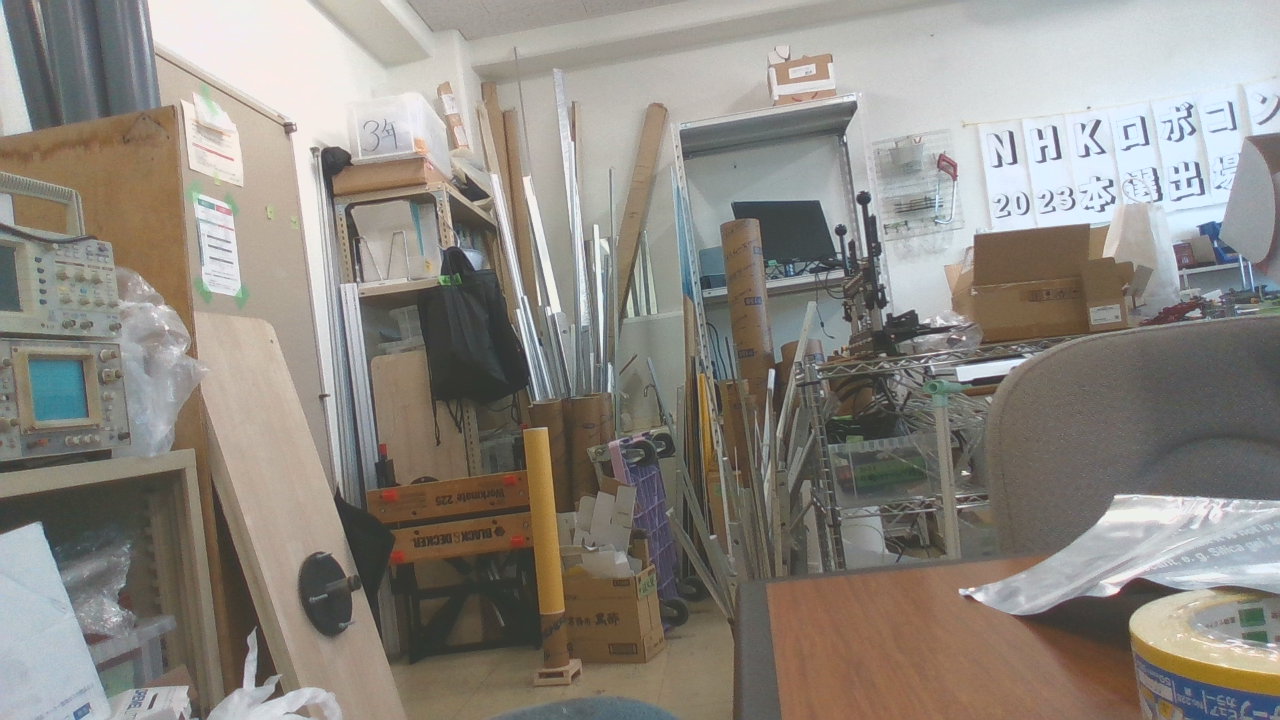
#> input picture G-eye-3.9/test_images/camera3.png, 1280 x 720 px, found by its file name
$ python G-eye-3.py
#> lines starting #> are read from the running program, lines starting #| are printed output that depends on the picture; after the words box and inside, x2 and y2 are one past the last pixel; in counts of white or black regions, pixels touching at a corner belong together
### G-eye-3.9/save_deta/def_colorfilter.py
import cv2
import numpy as np
#import matplotlib as mpl
#import matplotlib.pyplot as plt

#function "overstop"
def overstop(amount,small,large):
    if small>large:
        print("Error has occured at function 'overstop'")
        return -1
    if amount>large:
        amount=large
    if amount<small:
        amount=small
    return amount


def colorfilter(img, senter, haba):

    hsv = cv2.cvtColor(img, cv2.COLOR_BGR2HSV)

#ポールは(H, S, V)=(22.98, 188.84, 212) ただし、範囲は(0~180,0~255,0~255)

    low_H = int(senter[0]-haba[0])
    low_S = int(senter[1]-haba[1])
    low_V = int(senter[2]-haba[2])

    if low_H<0:
        low_H += 180
    low_S = overstop(low_S,0,255)
    low_V = overstop(low_V,0,255)
    lower = np.array([0,low_S,low_V])

    upper_H = int(senter[0]+haba[0])
    upper_S = int(senter[1]+haba[1])
    upper_V = int(senter[2]+haba[2])
    if upper_H>179:
       upper_H -= 180
    upper_S = overstop(upper_S,0,255)
    upper_V = overstop(upper_V,0,255)
    upper = np.array([150,upper_S,upper_V])

# [4 lines of commented-out code are left out]

    frame_mask = cv2.inRange(hsv, lower, upper)
    dst = cv2.bitwise_and(img,img,mask=frame_mask)

#    img_filtered = cv2.cvtColor(dst, cv2.COLOR_HSV2BGR)

    return dst

### G-eye-3.9/test_images/blob.py
import cv2
import numpy as np
#import copy

def blobs(img_G,upper):

    nLabels, labelImages, stats, centroids = cv2.connectedComponentsWithStats(img_G)
    print("blob1 has ended")

    print(stats)

    nLab2 = 0

    for i in range(nLabels):
        if stats[i][-1]>upper:
            nLab2 += 1
    print("blob2 has ended")

    #print(nLab2-1)

    h,w = img_G.shape[:2]

    img_return = np.zeros((h,w),dtype = np.uint8)
    print("blob3 has ended")

    #uintは場合に応じて変える
    cent2=np.zeros((nLab2,2),dtype=np.uint16)
    stats2=np.zeros((nLab2,5),dtype=np.uint16)
    labI2=np.ones((nLab2),dtype=np.int16)

    print("blob4 has ended")


    labI2[0]=-1

    con = 1

    for i in range(1,nLabels):
        if stats[i][-1]>upper:
            cent2[con]=centroids[i]
            stats2[con]=stats[i]
            labI2[con]=i
            con+=1

# [7 lines of commented-out code are left out]
    print(stats2)

    return nLab2, img_return, stats2, cent2


#img = cv2.imread("./filtered_images/5_img_judged.png",0)

#nLabels, labelImages, stats, centroids = blobs(img, 250000)


#cv2.imwrite("./test.png",labelImages)

### G-eye-3.9/programs/shirushi.py
import cv2


def shirushi(img_num,h,nLabels,stats,centroids):
    for i in range(1, nLabels):

#        xc = int(centroids[i][0])
#        yc = int(centroids[i][1])

        haba = stats[i][2]
        takasa = stats[i][3]

        hidariue = [stats[i][0],stats[i][1]]
        migishita = [stats[i][0]+haba,stats[i][1]+takasa]

        xc = int(stats[i][0]+haba/2)
        yc = int(stats[i][1]+takasa/2)

        if haba>takasa:
            small=takasa
            scale = (takasa*0.8)/25

        else :
            small=haba
            scale = (haba*0.8)/25


        font = cv2.FONT_HERSHEY_COMPLEX
        r1 = small/2
        r2 = int(r1)
        color = (0, 0,0)
        moji_iti_hoseiX = int((scale*20) /2)
        moji_iti_hoseiY = int((scale*20) /2)
        moji_hutosa = int(small/15)

        cv2.rectangle(img_num,hidariue,migishita,(0,0,0),2)
        cv2.circle(img_num, (xc,yc), r2,(255,0,255),-1)
        cv2.putText(img_num, str(i), (xc-moji_iti_hoseiX,yc+moji_iti_hoseiY), font, scale, color, moji_hutosa, cv2.LINE_AA)

    return img_num

### G-eye-3.9/save_deta/G-eye-3.py
import cv2
#from cv2 import threshold
#import numpy as np
#import math
#自作関数、場所は./programs/def_colorfilter.py
import def_colorfilter
import test_images.blob as blob
#import addition_img
import copy
import shirushi

#画像をインポート
img = cv2.imread("./test_images/camera3.png")
#> img is the input picture: shape (720, 1280, 3); mean B, G, R 129.7, 136.8, 141.5
h,w = img.shape[:2]
#ポールの色を抽出
img_colorfiltered = def_colorfilter.colorfilter(img,(23,189,212),(0, 61, 108))
#> in colorfilter, `frame_mask = cv2.inRange(hsv, lower, upper)`:
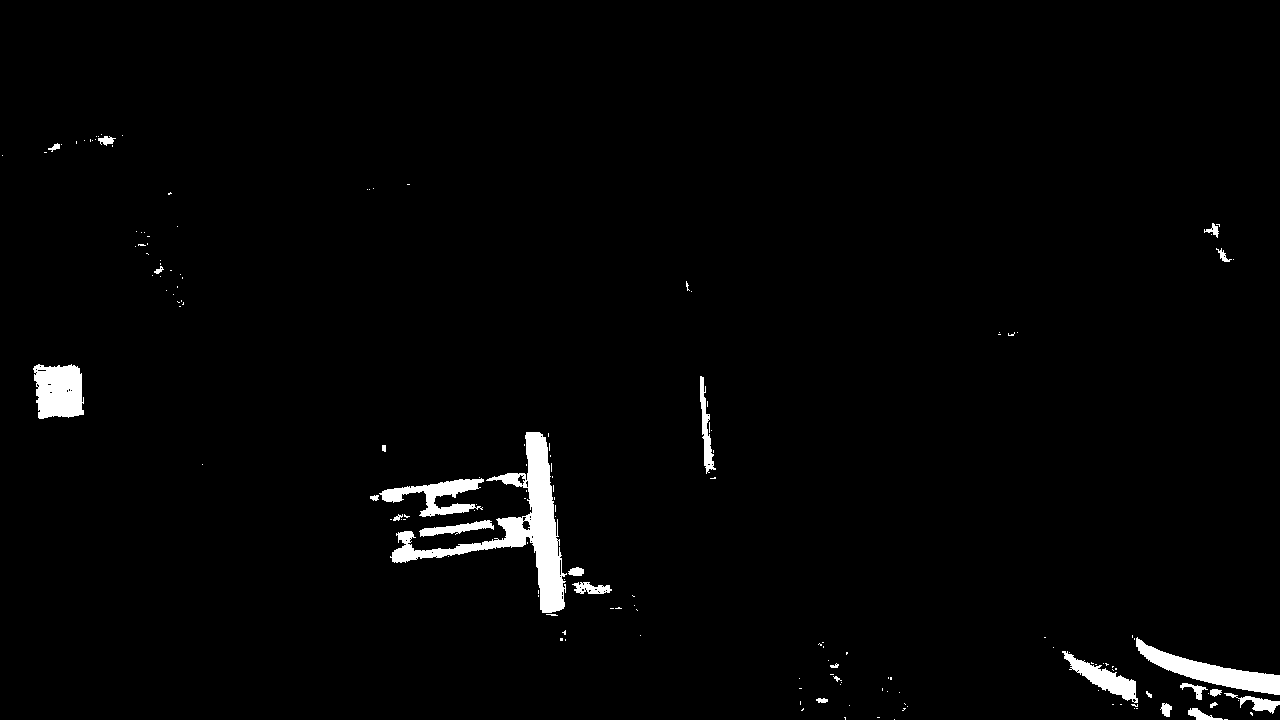
#> frame_mask: shape (720, 1280); 1.9% white; 164 white regions (137 under 20 px), largest, box (x1, y1, x2, y2) and area: (390, 432, 567, 613) 6526, (1136, 637, 1280, 695) 2571, (33, 364, 84, 419) 2308
#> in colorfilter, `dst = cv2.bitwise_and(img,img,mask=frame_mask)`:
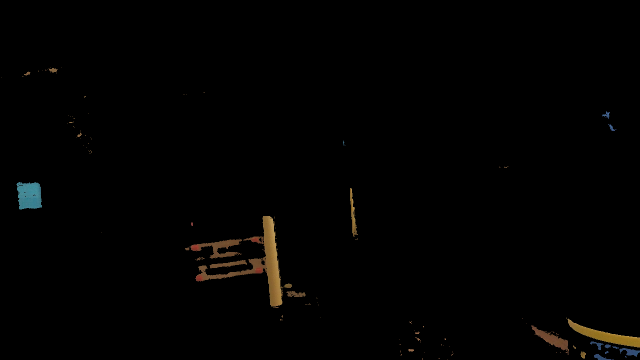
#> dst: shape (720, 1280, 3) (shown at 1/2 size); mean B, G, R 1.3, 1.9, 2.3
img_Gray = cv2.cvtColor(img_colorfiltered, cv2.COLOR_BGR2GRAY)

#ノイズキャンセル
#img_bi = cv2.bilateralFilter(img_Gray, 30, 30, 200)

#2値化
border = 103
ret, img_judged = cv2.threshold(img_Gray, border, 255, cv2.THRESH_BINARY)
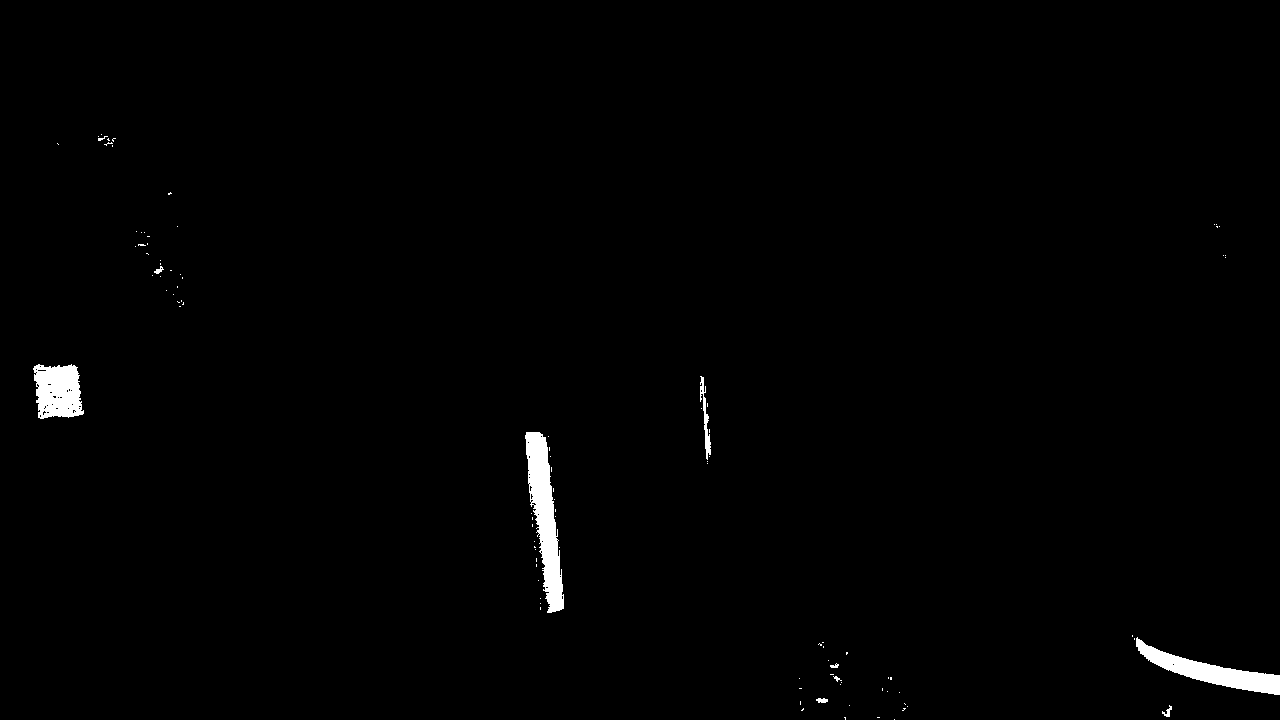
#> img_judged: shape (720, 1280); 0.97% white; 101 white regions (91 under 20 px), largest, box (x1, y1, x2, y2) and area: (525, 432, 564, 613) 3433, (1136, 637, 1280, 695) 2570, (33, 364, 84, 419) 2175
#> ret = 103

#塊検出
nLabels, img_blob, stats, centroids= blob.blobs(img_judged,1000)
#> in blobs, `nLabels, labelImages, stats, centroids = cv2.connectedComponentsWithSt..`: nLabels = 102; stats = 102 rows, first 6: [0, 0, 1280, 720, 912678], [101, 134, 1, 1, 1], [98, 136, 1, 1, 1], [98, 136, 10, 5, 20], [107, 138, 3, 3, 5], [112, 138, 4, 4, 7]; centroids = 102 pairs, first value 57.5 to 1225, second value 134 to 719
#| [[     0      0   1280    720 912678]
#|  [   101    134      1      1      1]
#|  [    98    136      1      1      1]
#|  [    98    136     10      5     20]
#|  [   107    138      3      3      5]
#|  [   112    138      4      4      7]
#> (further printed lines are left out)
#> after the loop in blobs, `for i in range(nLabels):`: nLab2 = 4
#> after the loop in blobs, `for i in range(1,nLabels):`: cent2 = [[0, 0], [57, 390], [544, 517], [1211, 671]]; con = 4; labI2 = [-1, 41, 46, 72]; stats2 = [[0, 0, 0, 0, 0], [33, 364, 51, 55, 2175], [525, 432, 39, 181, 3433], [1136, 637, 144, 58, 2570]]
#| [[   0    0    0    0    0]
#|  [  33  364   51   55 2175]
#|  [ 525  432   39  181 3433]
#|  [1136  637  144   58 2570]]
#> img_blob: shape (720, 1280); every value is 0
#> nLabels = 4; stats has the same summary as stats2 in blobs; centroids = [[0, 0], [57, 390], [544, 517], [1211, 671]]

#番号割り振り画像作成
img_num = copy.deepcopy(img)
img_num = shirushi.shirushi(img_num,h,nLabels,stats,centroids)
#> the loop in shirushi, `for i in range(1, nLabels):` made 3 passes
#> (haba, takasa, hidariue, migishita, xc, yc, small, scale) on passes 1 to 3: (51, 55, [33, 364], [84, 419], 58, 391, 51, 1.63), (39, 181, [525, 432], [564, 613], 544, 522, 39, 1.25), (144, 58, [1136, 637], [1280, 695], 1208, 666, 58, 1.86)
#> after the loop in shirushi, `for i in range(1, nLabels):`:
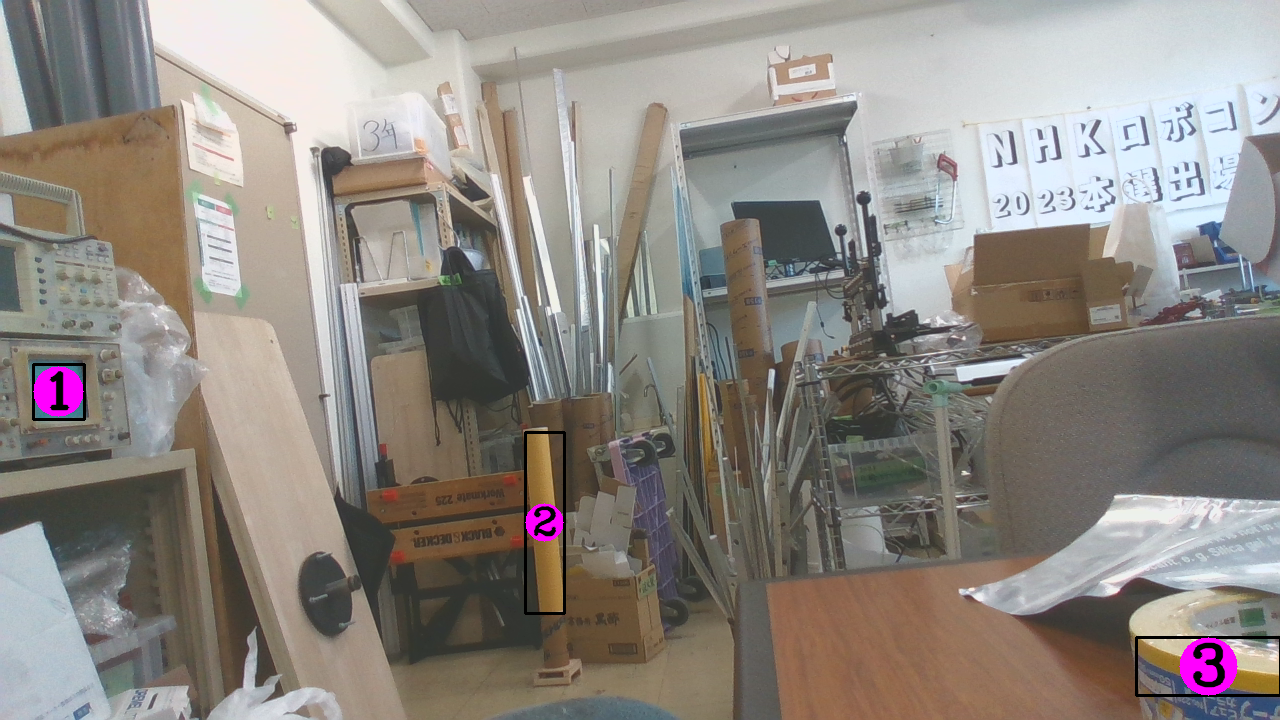
#> img_num: shape (720, 1280, 3); 0.94% of pixels changed, all inside (x1, y1, x2, y2) = (32, 363, 1280, 697)


#img_numbered = addition_img.addition_img(img,img_blob)


cv2.imwrite("./filtered_images/1_img.png", img)
cv2.imwrite("./filtered_images/2_img_color.png", img_colorfiltered)
cv2.imwrite("./filtered_images/3_img_Gray.png", img_Gray)
#cv2.imwrite("./filtered_images/4_img_bi.png", img_bi)
cv2.imwrite("./filtered_images/5_img_judged.png", img_judged)
cv2.imwrite("./filtered_images/6_img_blob.png", img_blob)
cv2.imwrite("./filtered_images/7_img_numbered.png", img_num)

$ run again, with G-eye-3.9/test_images/camera2.png copied over G-eye-3.9/test_images/camera3.png
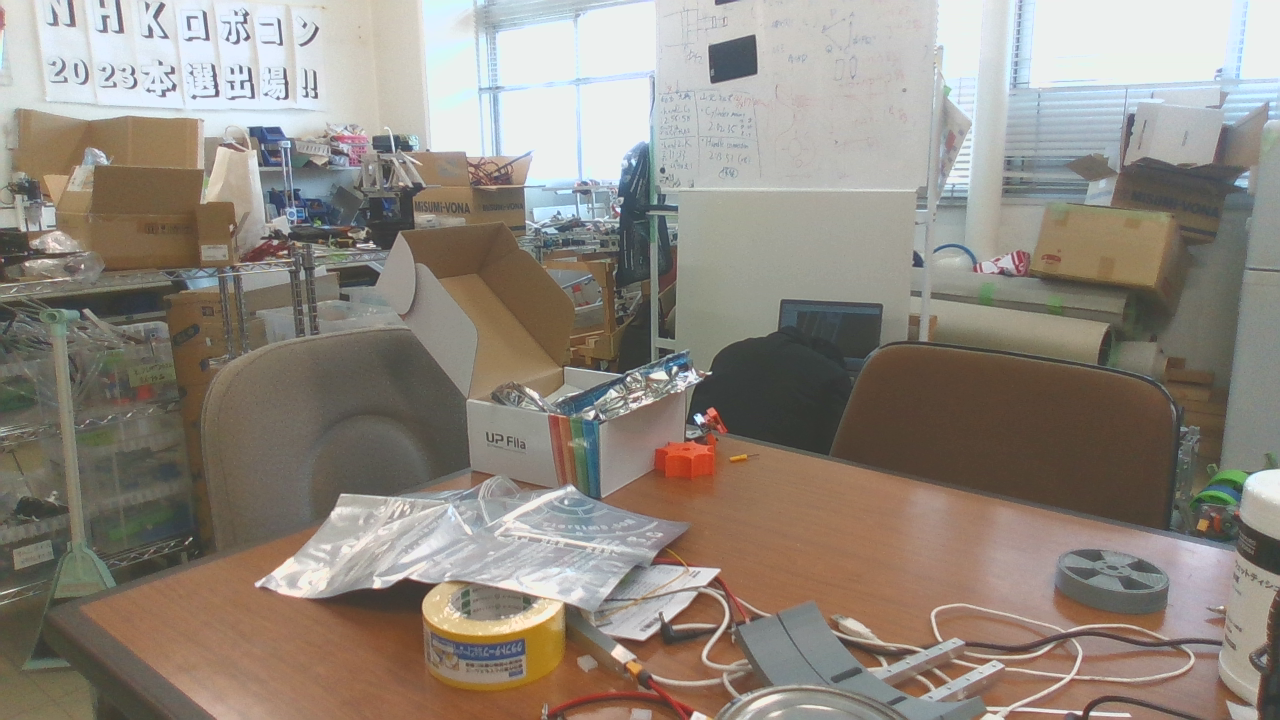
#> input picture G-eye-3.9/test_images/camera2.png, 1280 x 720 px, found by its file name
#> img is the input picture: shape (720, 1280, 3); mean B, G, R 127.2, 136.6, 144.5
#> hsv: shape (720, 1280, 3); mean H, S, V 43, 48.2, 148.8
#> frame_mask: shape (720, 1280); 3.5% white; 293 white regions (244 under 20 px), largest, box (x1, y1, x2, y2) and area: (332, 608, 731, 720) 17800, (641, 433, 750, 520) 4924, (716, 574, 826, 620) 1263
#> img_judged: shape (720, 1280); 1.5% white; 337 white regions (296 under 20 px), largest, box (x1, y1, x2, y2) and area: (423, 616, 568, 714) 4412, (344, 677, 445, 720) 1398, (641, 441, 750, 520) 1218
#> ret = 103
#> in blobs, `nLabels, labelImages, stats, centroids = cv2.connectedComponentsWithSt..`:
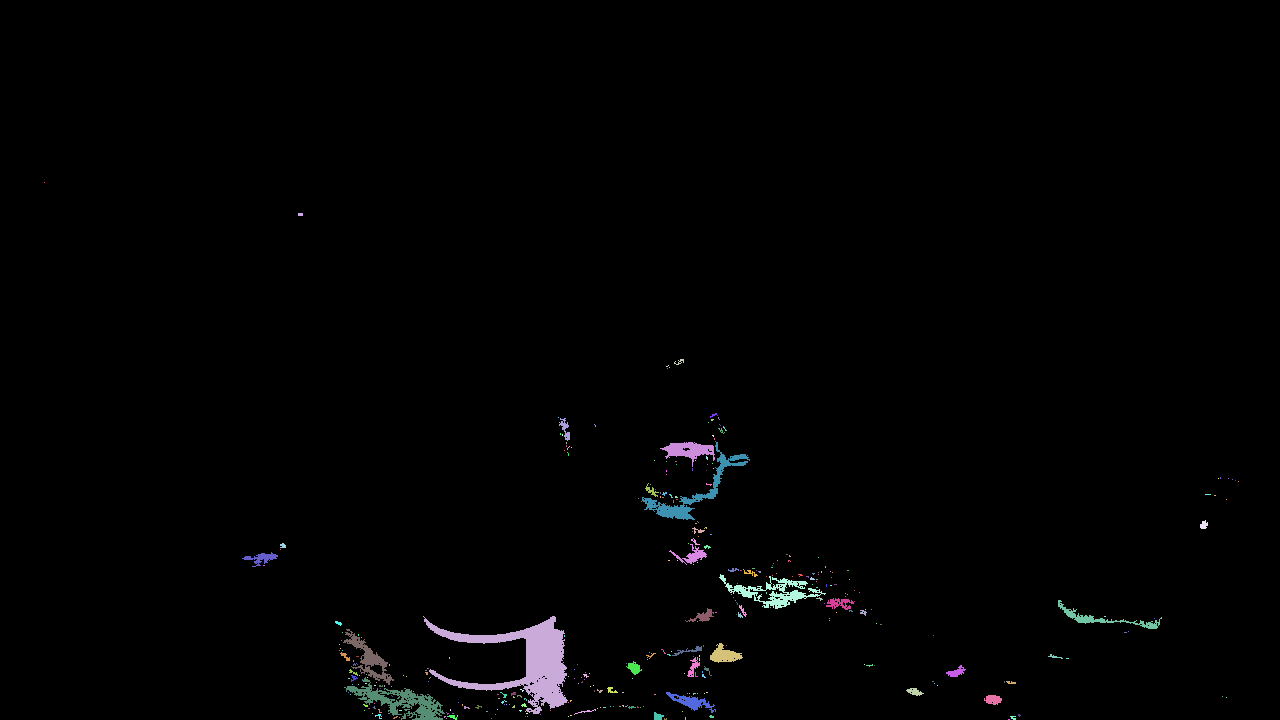
#> labelImages: shape (720, 1280) int32; 338 distinct labels, from 0 to 337; one colour per label, 0 black
#> in blobs, `nLabels, labelImages, stats, centroids = cv2.connectedComponentsWithSt..`: nLabels = 338; stats = 338 rows, first 6: [0, 0, 1280, 720, 907910], [44, 182, 1, 1, 1], [298, 213, 5, 3, 15], [674, 359, 10, 6, 25], [666, 365, 3, 2, 3], [669, 367, 1, 1, 1]; centroids = 338 pairs, first value 44 to 1238, second value 182 to 719
#> (printed output is left out)
#> after the loop in blobs, `for i in range(nLabels):`: nLab2 = 5
#> after the loop in blobs, `for i in range(1,nLabels):`: cent2 = [[0, 0], [694, 491], [773, 591], [523, 661], [400, 701]]; con = 5; labI2 = [-1, 21, 106, 149, 217]; stats2 = [[0, 0, 0, 0, 0], [641, 441, 109, 79, 1218], [719, 574, 107, 35, 1081], [423, 616, 145, 98, 4412], [344, 677, 101, 43, 1398]]
#| [[   0    0    0    0    0]
#|  [ 641  441  109   79 1218]
#|  [ 719  574  107   35 1081]
#|  [ 423  616  145   98 4412]
#|  [ 344  677  101   43 1398]]
#> img_blob: shape (720, 1280); every value is 0
#> `nLabels, img_blob, stats, centroids= blob.blobs(img_judged,1000)`: nLabels = 5; stats has the same summary as stats2 in blobs; centroids has the same summary as cent2 in blobs
#> the loop in shirushi, `for i in range(1, nLabels):` made 4 passes
#> (haba, takasa, hidariue, migishita, xc, yc, small, scale) on passes 1 to 4: (109, 79, [641, 441], [750, 520], 695, 480, 79, 2.53), (107, 35, [719, 574], [826, 609], 772, 591, 35, 1.12), (145, 98, [423, 616], [568, 714], 495, 665, 98, 3.14), (101, 43, [344, 677], [445, 720], 394, 698, 43, 1.38)
#> after the loop in shirushi, `for i in range(1, nLabels):`:
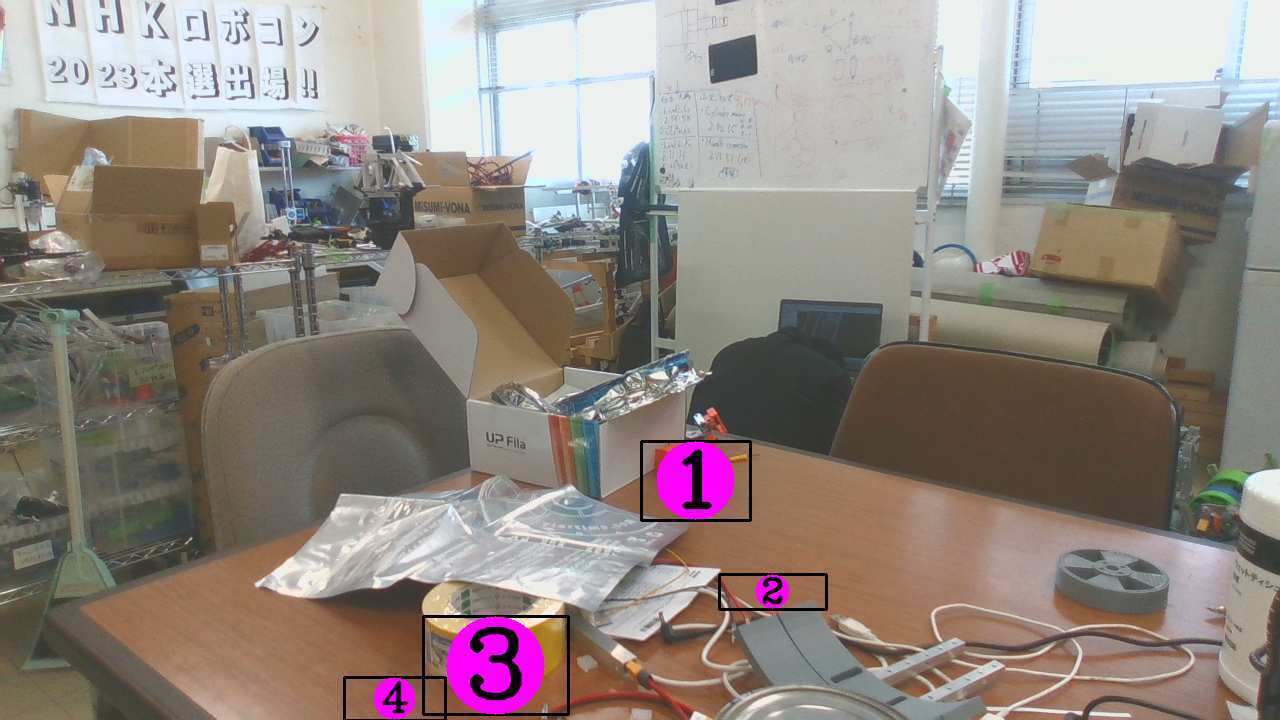
#> img_num: shape (720, 1280, 3); 2.01% of pixels changed, all inside (x1, y1, x2, y2) = (343, 440, 828, 720)
